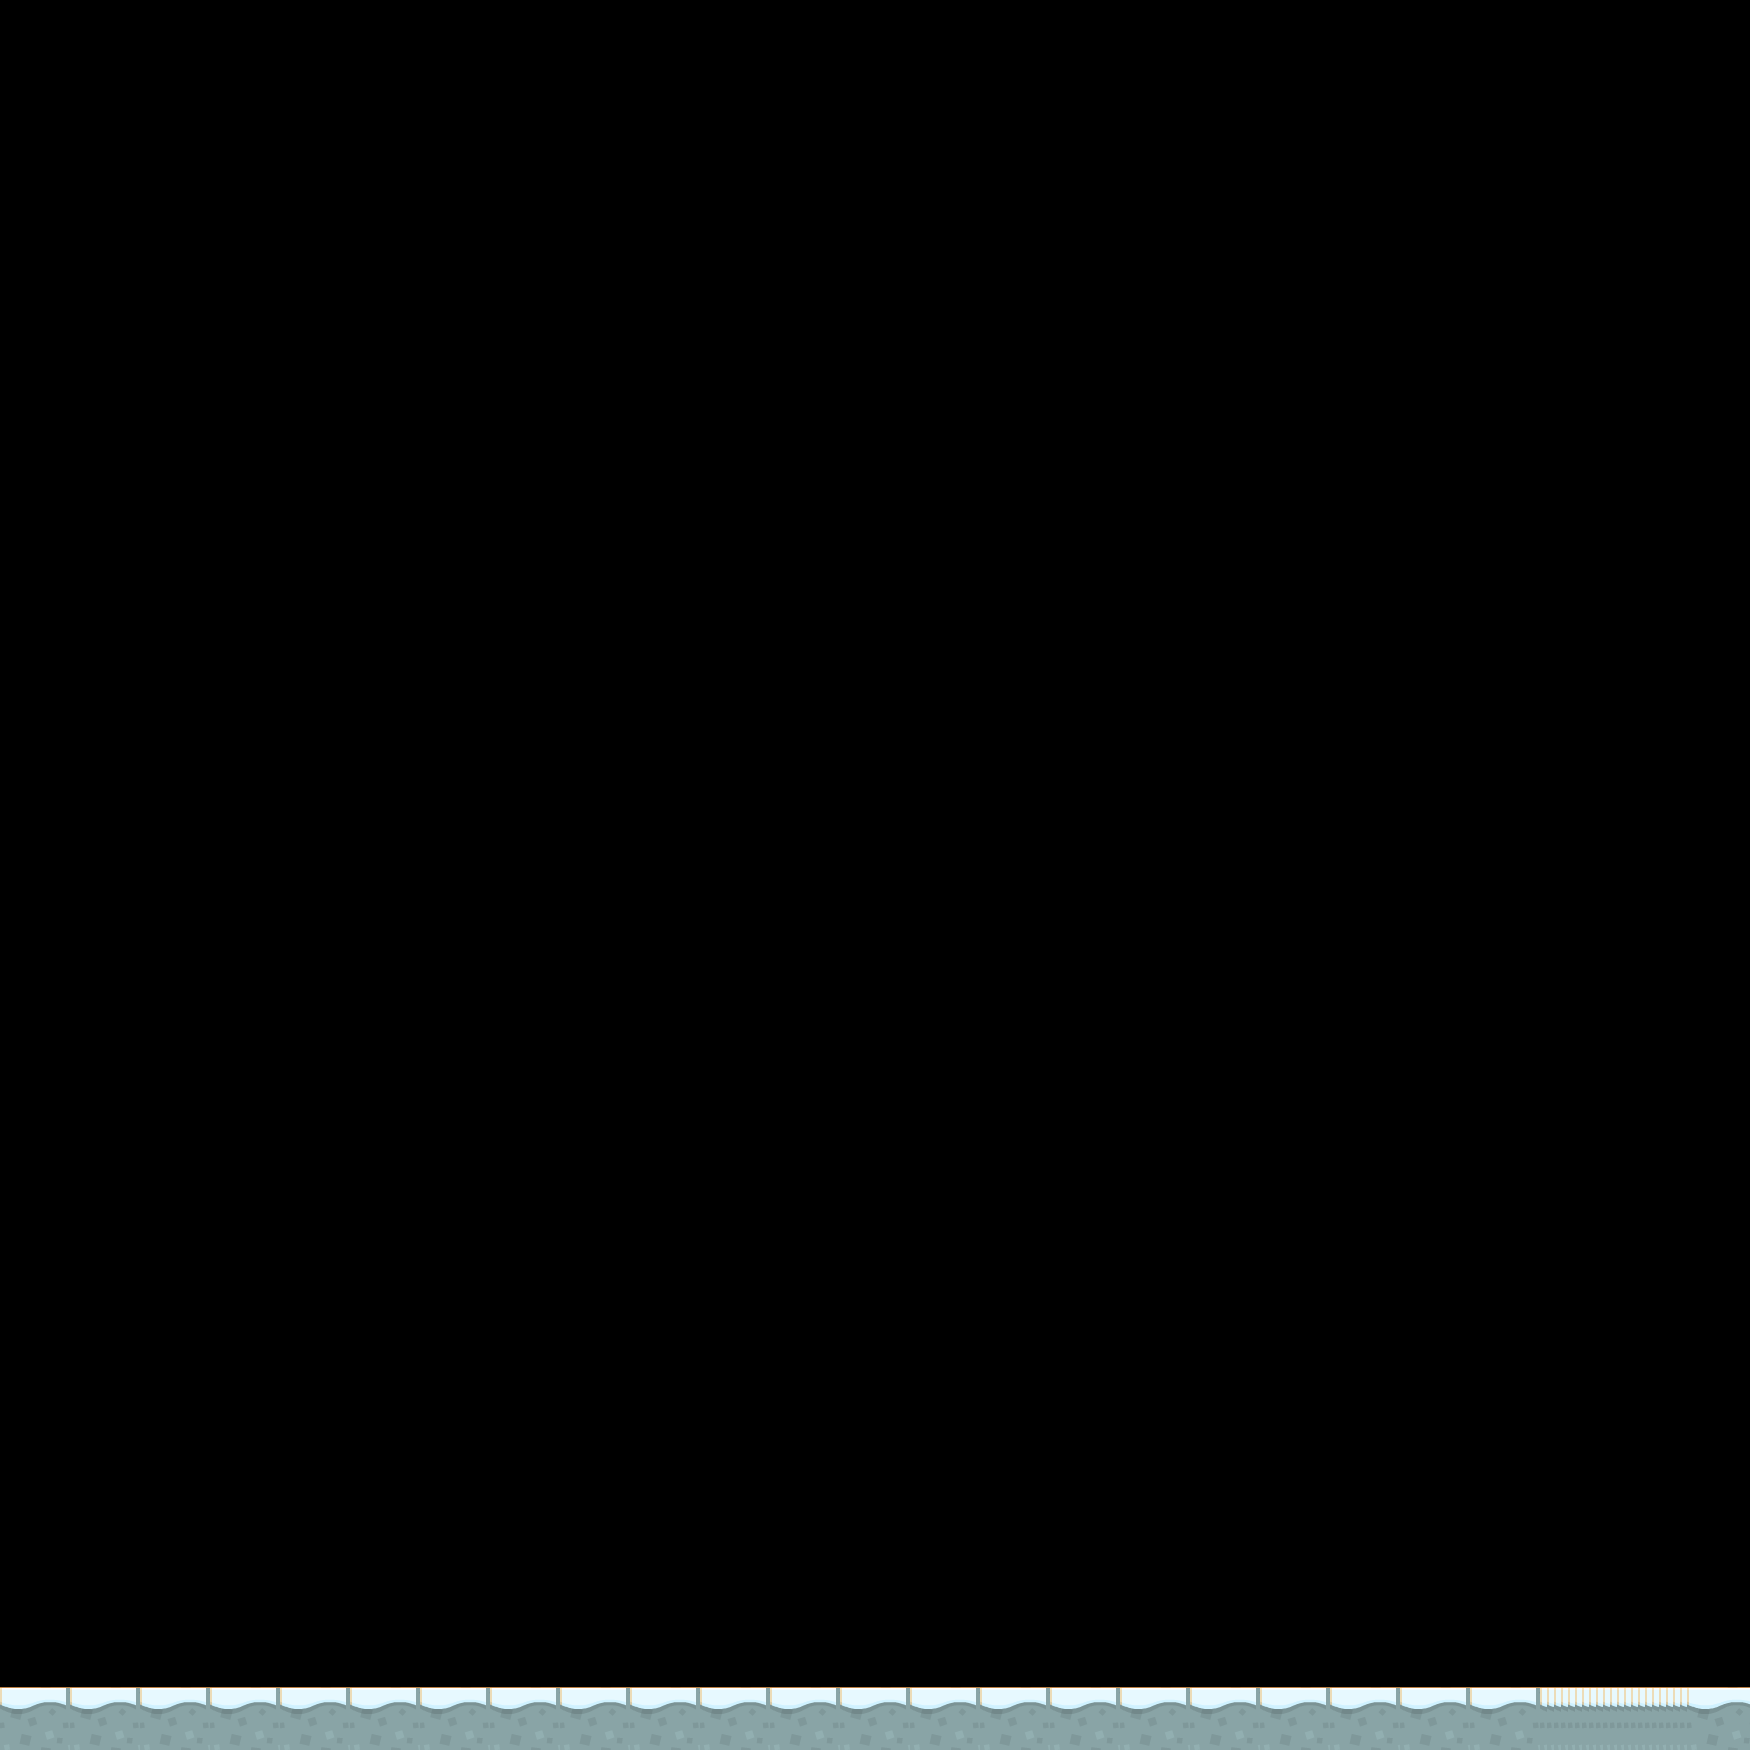

A 2D game scene composited from a Tiled map and its tileset images. What follows is a short description and the map's XML, with each tile layer's data collapsed to a summary:
An orthogonal 250x250 tile map with 7x7 px tiles, 1 tile layer (IceMap).

<map version="1.8" tiledversion="1.8.2" orientation="orthogonal" renderorder="right-down" width="250" height="250" tilewidth="7" tileheight="7" infinite="0" nextlayerid="2" nextobjectid="1">
 <editorsettings>
  <export target="../json/world.tmj" format="json" />
 </editorsettings>
 <tileset firstgid="1" name="tileset" tilewidth="7" tileheight="7" tilecount="8192" columns="128">
  <image source="../img/tileset.png" width="896" height="448" />
 </tileset>
 <layer id="1" name="IceMap" width="250" height="250">
  <data>[62500 cells, 2250 non-empty, 90 distinct tile ids]</data>
 </layer>
</map>
